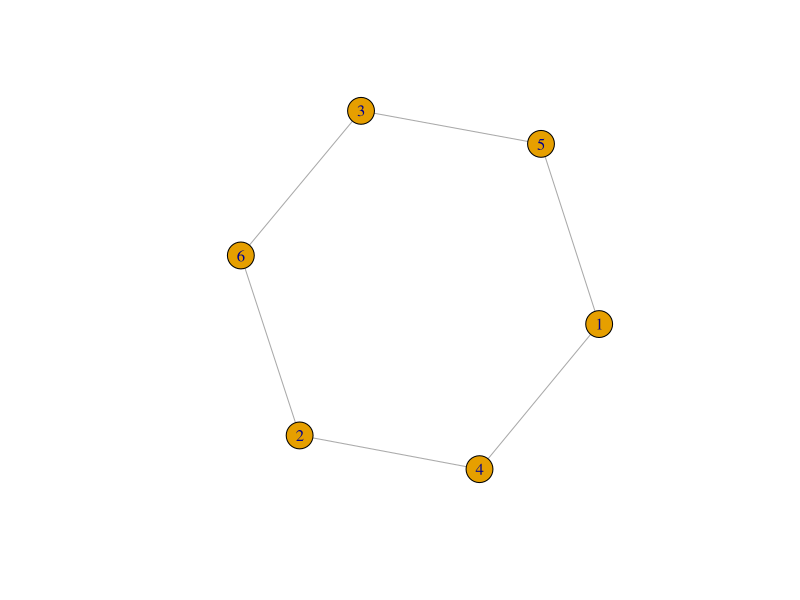

Reproduce this figure in R.
# Load the igraph package
library(igraph)

# Function to check if a graph is k-partite
is_tripartite_coloring <- function(graph) {
  n <- vcount(graph)            # Number of vertices
  colors <- rep(0, n)           # 0: uncolored, 1: color 1, 2: color 2, 3: color 3
  
  # BFS to color the graph
  for (start in V(graph)) {
    if (colors[start] == 0) {   # Start a new BFS if the vertex is uncolored
      colors[start] <- 1        # Assign the first color
      queue <- c(start)         # Initialize queue for BFS
      
      while (length(queue) > 0) {
        current <- queue[1]     # Get the first element in the queue
        queue <- queue[-1]      # Remove it from the queue
        
        for (neighbor in neighbors(graph, current)) {
          if (colors[neighbor] == 0) {
            # Assign the next color in a cycle of 3 colors
            colors[neighbor] <- (colors[current] %% 3) + 1
            queue <- c(queue, neighbor) # Add to the queue
          } else if (colors[neighbor] == colors[current]) {
            # If a neighbor has the same color, the graph is not tripartite
            return(FALSE)
          }
        }
      }
    }
  }
  return(TRUE)  # All vertices were colored successfully
}

# Example usage

# Create a tripartite graph
edges <- c(1, 4, 1, 5, 2, 6, 2, 4, 3, 5, 3, 6)
g <- graph(edges, directed = FALSE)
plot(g)
g


# Check if the graph is tripartite
result <- is_tripartite_coloring(g)
print(result)  # TRUE if tripartite, FALSE otherwise
